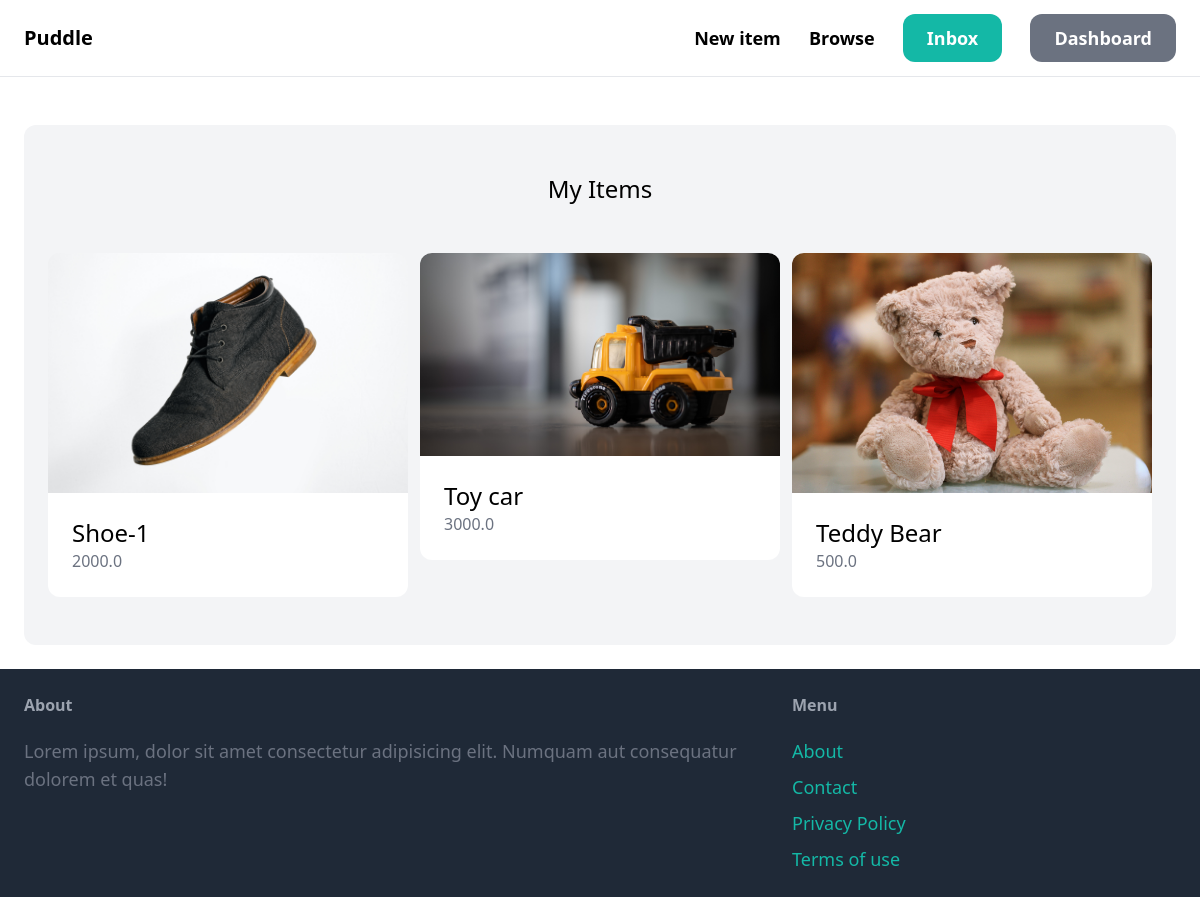
The page /dashboard/ (signed in) on the database its author committed.
### item/models.py (models this page shows, shortened)
class Item(models.Model):
    name = models.CharField(max_length=255)
    description = models.TextField(blank=True, null=True)
    price = models.FloatField()
    image = models.ImageField(upload_to="item_images", blank=True, null=True)
    is_sold = models.BooleanField(default=False)
    created_at = models.DateTimeField(auto_now_add=True)
    created_by = models.ForeignKey(User, related_name="items", on_delete=models.CASCADE)
    category = models.ForeignKey(
        Category, related_name="items", on_delete=models.CASCADE
    )

### dashboard/views.py (the view)
# urls.py: path("", views.index, name="index"),
@login_required
def index(request):
    items = Item.objects.filter(created_by=request.user)
    return render(request, "dashboard/index.html", {"items": items})

### dashboard/templates/dashboard/index.html (shortened to what this page needs)
{% extends "core/base.html" %}
{% block content %}
  <div class="mt-6 px-6 py-12 bg-gray-100 rounded-xl">
    <h2 class="mb-12 text-2xl text-center">My Items</h2>
    <div class="grid grid-cols-3 gap-3">
      {% for item in items %}
        <div>
          <a href="{% url 'item:detail' item.id %}">
            <div>
              <img src="{{ item.image.url }}" alt="{{ item.name }}" class="rounded-t-xl">
            </div>
            <div class="p-6 bg-white rounded-b-xl">
              <h2 class="text-2xl">{{ item.name }}</h2>
              <p class="text-gray-500">{{ item.price }}</p>
            </div>
          </a>
        </div>
      {% endfor %}
    </div>
  </div>
{% endblock content %}

### rows shown on the page
Item: image (picture), name "Shoe-1", price "2000.0"
Item: image (picture), name "Toy car", price "3000.0"
Item: image (picture), name "Teddy Bear", price "500.0"
